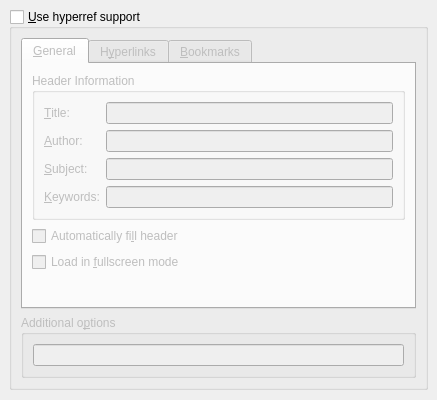
<ui version="4.0" >
 <class>PDFSupportUi</class>
 <widget class="QWidget" name="PDFSupportUi" >
  <property name="geometry" >
   <rect>
    <x>0</x>
    <y>0</y>
    <width>437</width>
    <height>400</height>
   </rect>
  </property>
  <property name="windowTitle" >
   <string>Form</string>
  </property>
  <layout class="QGridLayout" >
   <property name="margin" >
    <number>9</number>
   </property>
   <property name="spacing" >
    <number>6</number>
   </property>
   <item row="0" column="0" >
    <widget class="QGroupBox" name="use_hyperrefGB" >
     <property name="focusPolicy" >
      <enum>Qt::StrongFocus</enum>
     </property>
     <property name="title" >
      <string>&amp;Use hyperref support</string>
     </property>
     <property name="flat" >
      <bool>true</bool>
     </property>
     <property name="checkable" >
      <bool>true</bool>
     </property>
     <property name="checked" >
      <bool>false</bool>
     </property>
     <layout class="QGridLayout" >
      <property name="margin" >
       <number>9</number>
      </property>
      <property name="spacing" >
       <number>6</number>
      </property>
      <item row="0" column="0" >
       <widget class="QTabWidget" name="tabWidget" >
        <property name="currentIndex" >
         <number>0</number>
        </property>
        <widget class="QWidget" name="tab" >
         <attribute name="title" >
          <string>&amp;General</string>
         </attribute>
         <layout class="QGridLayout" >
          <property name="margin" >
           <number>9</number>
          </property>
          <property name="spacing" >
           <number>6</number>
          </property>
          <item row="2" column="0" >
           <spacer>
            <property name="orientation" >
             <enum>Qt::Vertical</enum>
            </property>
            <property name="sizeHint" stdset="0" >
             <size>
              <width>20</width>
              <height>40</height>
             </size>
            </property>
           </spacer>
          </item>
          <item row="1" column="1" >
           <spacer>
            <property name="orientation" >
             <enum>Qt::Horizontal</enum>
            </property>
            <property name="sizeHint" stdset="0" >
             <size>
              <width>181</width>
              <height>41</height>
             </size>
            </property>
           </spacer>
          </item>
          <item row="1" column="0" >
           <layout class="QVBoxLayout" >
            <property name="spacing" >
             <number>6</number>
            </property>
            <property name="margin" >
             <number>0</number>
            </property>
            <item>
             <widget class="QCheckBox" name="pdfusetitleCB" >
              <property name="toolTip" >
               <string>If not stated explicitly, fill title and author from appropriate environments</string>
              </property>
              <property name="text" >
               <string>Automatically fi&amp;ll header</string>
              </property>
             </widget>
            </item>
            <item>
             <widget class="QCheckBox" name="fullscreenCB" >
              <property name="toolTip" >
               <string>Enable fullscreen PDF presentation</string>
              </property>
              <property name="text" >
               <string>Load in &amp;fullscreen mode</string>
              </property>
             </widget>
            </item>
           </layout>
          </item>
          <item row="0" column="0" colspan="2" >
           <widget class="QGroupBox" name="groupBox_2" >
            <property name="title" >
             <string>Header Information</string>
            </property>
            <layout class="QGridLayout" >
             <property name="margin" >
              <number>9</number>
             </property>
             <property name="spacing" >
              <number>6</number>
             </property>
             <item row="0" column="0" >
              <widget class="QLabel" name="titleL" >
               <property name="text" >
                <string>&amp;Title:</string>
               </property>
               <property name="buddy" >
                <cstring>titleLE</cstring>
               </property>
              </widget>
             </item>
             <item row="0" column="1" >
              <widget class="QLineEdit" name="titleLE" />
             </item>
             <item row="1" column="0" >
              <widget class="QLabel" name="authorL" >
               <property name="text" >
                <string>&amp;Author:</string>
               </property>
               <property name="buddy" >
                <cstring>authorLE</cstring>
               </property>
              </widget>
             </item>
             <item row="1" column="1" >
              <widget class="QLineEdit" name="authorLE" />
             </item>
             <item row="2" column="0" >
              <widget class="QLabel" name="subjectL" >
               <property name="text" >
                <string>&amp;Subject:</string>
               </property>
               <property name="buddy" >
                <cstring>subjectLE</cstring>
               </property>
              </widget>
             </item>
             <item row="2" column="1" >
              <widget class="QLineEdit" name="subjectLE" />
             </item>
             <item row="3" column="0" >
              <widget class="QLabel" name="keywordsL" >
               <property name="text" >
                <string>&amp;Keywords:</string>
               </property>
               <property name="buddy" >
                <cstring>keywordsLE</cstring>
               </property>
              </widget>
             </item>
             <item row="3" column="1" >
              <widget class="QLineEdit" name="keywordsLE" />
             </item>
            </layout>
           </widget>
          </item>
         </layout>
        </widget>
        <widget class="QWidget" name="tab_2" >
         <attribute name="title" >
          <string>H&amp;yperlinks</string>
         </attribute>
         <layout class="QGridLayout" >
          <property name="margin" >
           <number>9</number>
          </property>
          <property name="spacing" >
           <number>6</number>
          </property>
          <item row="1" column="0" >
           <spacer>
            <property name="orientation" >
             <enum>Qt::Vertical</enum>
            </property>
            <property name="sizeHint" stdset="0" >
             <size>
              <width>20</width>
              <height>40</height>
             </size>
            </property>
           </spacer>
          </item>
          <item row="0" column="0" >
           <layout class="QVBoxLayout" >
            <property name="spacing" >
             <number>6</number>
            </property>
            <property name="margin" >
             <number>0</number>
            </property>
            <item>
             <widget class="QCheckBox" name="breaklinksCB" >
              <property name="toolTip" >
               <string>Allows link text to break across lines.</string>
              </property>
              <property name="text" >
               <string>B&amp;reak links over lines</string>
              </property>
             </widget>
            </item>
            <item>
             <widget class="QCheckBox" name="pdfborderCB" >
              <property name="text" >
               <string>No &amp;frames around links</string>
              </property>
              <property name="tristate" >
               <bool>false</bool>
              </property>
             </widget>
            </item>
            <item>
             <widget class="QCheckBox" name="colorlinksCB" >
              <property name="text" >
               <string>C&amp;olor links</string>
              </property>
             </widget>
            </item>
            <item>
             <widget class="QLabel" name="label" >
              <property name="toolTip" >
               <string>Bibliographical backreferences</string>
              </property>
              <property name="text" >
               <string>B&amp;ackreferences:</string>
              </property>
              <property name="buddy" >
               <cstring>backrefCO</cstring>
              </property>
             </widget>
            </item>
            <item>
             <widget class="QComboBox" name="backrefCO" />
            </item>
           </layout>
          </item>
          <item row="0" column="1" >
           <spacer>
            <property name="orientation" >
             <enum>Qt::Horizontal</enum>
            </property>
            <property name="sizeHint" stdset="0" >
             <size>
              <width>151</width>
              <height>20</height>
             </size>
            </property>
           </spacer>
          </item>
         </layout>
        </widget>
        <widget class="QWidget" name="tab_3" >
         <attribute name="title" >
          <string>&amp;Bookmarks</string>
         </attribute>
         <layout class="QGridLayout" >
          <property name="margin" >
           <number>9</number>
          </property>
          <property name="spacing" >
           <number>6</number>
          </property>
          <item row="0" column="0" >
           <widget class="QGroupBox" name="bookmarksGB" >
            <property name="title" >
             <string>G&amp;enerate Bookmarks</string>
            </property>
            <property name="flat" >
             <bool>true</bool>
            </property>
            <property name="checkable" >
             <bool>true</bool>
            </property>
            <property name="checked" >
             <bool>true</bool>
            </property>
            <layout class="QGridLayout" >
             <property name="margin" >
              <number>9</number>
             </property>
             <property name="spacing" >
              <number>6</number>
             </property>
             <item row="0" column="0" colspan="2" >
              <widget class="QCheckBox" name="bookmarksnumberedCB" >
               <property name="text" >
                <string>&amp;Numbered bookmarks</string>
               </property>
              </widget>
             </item>
             <item row="2" column="0" >
              <layout class="QHBoxLayout" >
               <property name="spacing" >
                <number>6</number>
               </property>
               <property name="margin" >
                <number>0</number>
               </property>
               <item>
                <widget class="QLabel" name="bookmarksopenlevelLA" >
                 <property name="text" >
                  <string>&amp;Level:</string>
                 </property>
                 <property name="buddy" >
                  <cstring>bookmarksopenlevelSB</cstring>
                 </property>
                </widget>
               </item>
               <item>
                <widget class="QSpinBox" name="bookmarksopenlevelSB" >
                 <property name="toolTip" >
                  <string>Number of levels</string>
                 </property>
                </widget>
               </item>
              </layout>
             </item>
             <item row="1" column="0" >
              <widget class="QCheckBox" name="bookmarksopenGB" >
               <property name="text" >
                <string>&amp;Open bookmarks</string>
               </property>
              </widget>
             </item>
             <item row="2" column="1" >
              <spacer>
               <property name="orientation" >
                <enum>Qt::Horizontal</enum>
               </property>
               <property name="sizeHint" stdset="0" >
                <size>
                 <width>40</width>
                 <height>20</height>
                </size>
               </property>
              </spacer>
             </item>
            </layout>
           </widget>
          </item>
          <item row="1" column="0" >
           <spacer>
            <property name="orientation" >
             <enum>Qt::Vertical</enum>
            </property>
            <property name="sizeHint" stdset="0" >
             <size>
              <width>20</width>
              <height>40</height>
             </size>
            </property>
           </spacer>
          </item>
         </layout>
        </widget>
       </widget>
      </item>
      <item row="1" column="0" >
       <widget class="QGroupBox" name="groupBox_3" >
        <property name="title" >
         <string>Additional o&amp;ptions</string>
        </property>
        <property name="flat" >
         <bool>false</bool>
        </property>
        <property name="checkable" >
         <bool>false</bool>
        </property>
        <property name="checked" >
         <bool>false</bool>
        </property>
        <layout class="QGridLayout" >
         <property name="margin" >
          <number>9</number>
         </property>
         <property name="spacing" >
          <number>6</number>
         </property>
         <item row="0" column="0" >
          <widget class="QLineEdit" name="optionsLE" >
           <property name="sizePolicy" >
            <sizepolicy>
             <hsizetype>7</hsizetype>
             <vsizetype>0</vsizetype>
             <horstretch>0</horstretch>
             <verstretch>0</verstretch>
            </sizepolicy>
           </property>
           <property name="toolTip" >
            <string>e.g.: pdfstartview=XYZ, plainpages=false, pdfpagelabels</string>
           </property>
          </widget>
         </item>
        </layout>
       </widget>
      </item>
     </layout>
    </widget>
   </item>
   <item row="1" column="0" >
    <spacer>
     <property name="orientation" >
      <enum>Qt::Vertical</enum>
     </property>
     <property name="sizeHint" stdset="0" >
      <size>
       <width>402</width>
       <height>16</height>
      </size>
     </property>
    </spacer>
   </item>
  </layout>
 </widget>
 <resources/>
 <connections/>
</ui>
